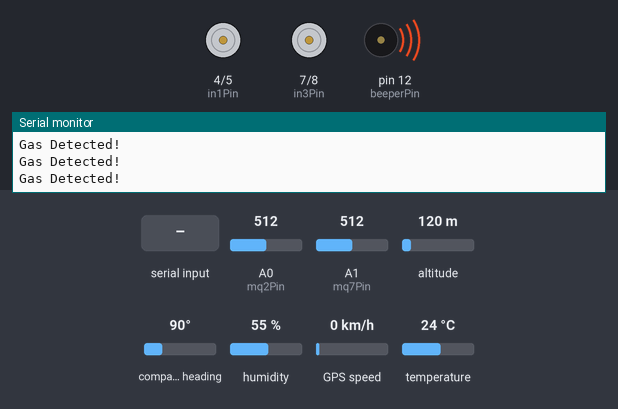
This sketch was run on a simulated Arduino Uno, built with avr-gcc and run on an emulated ATmega328P. Parts: motor-driver pin pairs drawn as motors (green arrow = first pin HIGH = forward, orange = second pin HIGH = backward, longer = more drive, scaled by the enable pin), buzzer (waves = sounding), the last lines printed to the serial monitor. The inputs (shaded band) are chosen by the test bench; at power-on: A0 (mq2Pin) = 512, A1 (mq7Pin) = 512, altitude 120 m, compass heading 90°, humidity 55 %, GPS speed 0 km/h, temperature 24 °C. The GPS gets a fix after 3 s at 37.7749, -122.4194 with 8 satellites.

Above: at 4.2 s.
4.3 s: "FORWARD\n" received over the second serial link
At 5.6 s:
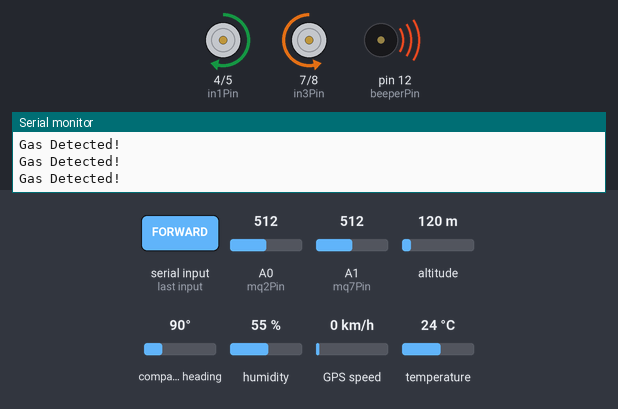
5.9 s: A0 (mq2Pin) set to 492
At 7.6 s:
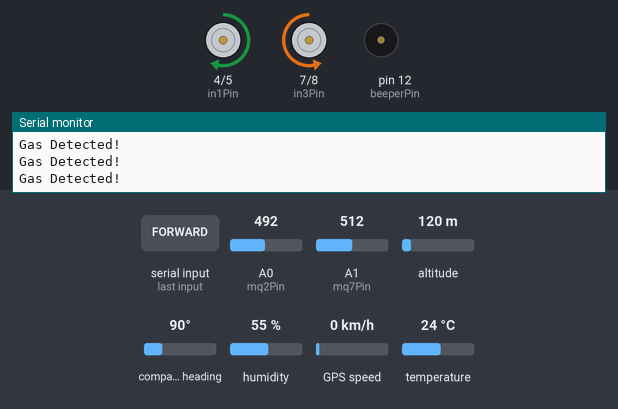
8.4 s: "BACKWARD\n" received over the second serial link
At 9.6 s:
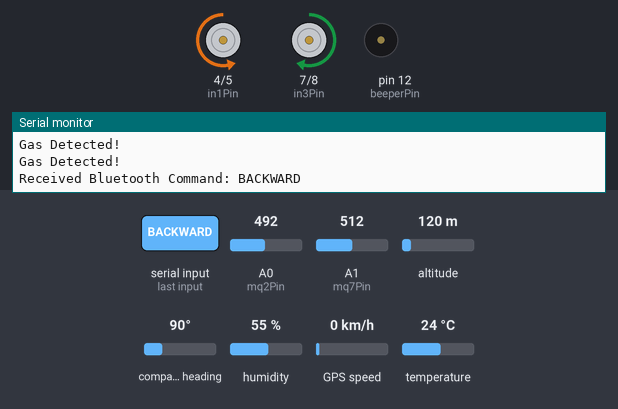
9.9 s: A1 (mq7Pin) set to 588
11.4 s: A1 (mq7Pin) set to 618
At 12.0 s:
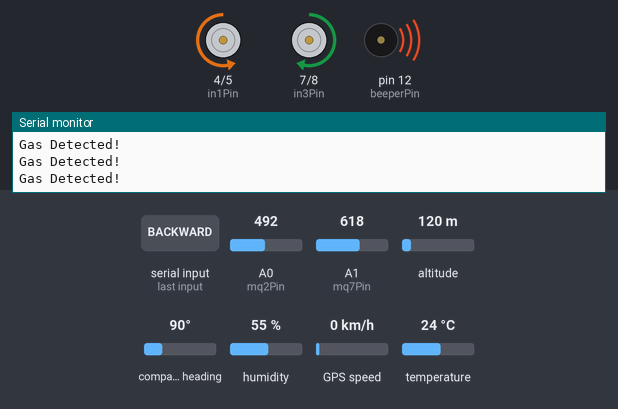
12.9 s: "LEFT\n" received over the second serial link
At 14.2 s:
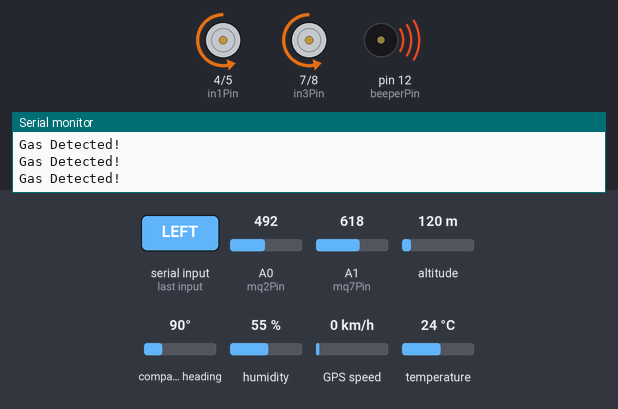
Timing chart, 0 to 15.4 s (numbered marks = the images above; inputs shaded):
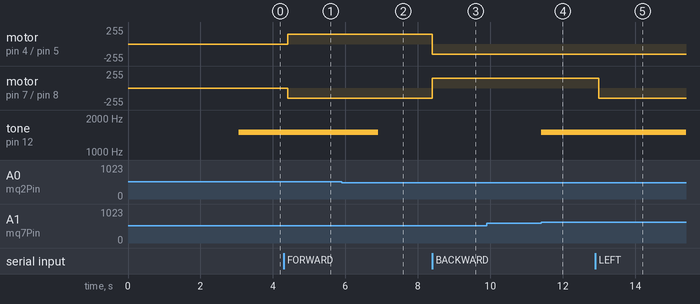

The sketch:

Smoke_Detector.ino
```cpp
#include <SoftwareSerial.h>
#include <DHT.h>
#include <TinyGPS++.h>

// Bluetooth Module HC-05
SoftwareSerial BS(9, 2); // RX, TX
int command;
unsigned long lastCommandTime = 0;
const unsigned long commandDelay = 1000;

// Gas Sensors
const int mq2Pin = A0;
const int mq7Pin = A1;

// Motor Control Functions
int motorSpeed = 150; // Initial speed

// DHT11 Sensor
const int dhtPin = 13;
#define DHTTYPE DHT11
DHT dht(dhtPin, DHTTYPE);

// NEO-6M GPS Module
SoftwareSerial gpsSerial(10, 11);
TinyGPSPlus gps;

// L298N Motor Driver Pins
const int in1Pin = 4;
const int in2Pin = 5;
const int in3Pin = 7;
const int in4Pin = 8;
const int enaPin = 3;
const int enbPin = 6;

// Beeper
const int beeperPin = 12;

// Thresholds for Gas Detection
const int mq2Threshold = 500;
const int mq7Threshold = 600;

// Beeper Frequency and Duration
const int beeperFreq = 1500;
const int beeperDuration = 1000;

// Robot State Variables
bool gasDetected = false;
String lastAlertMessage = "";
bool sendingData = false; // Flag to indicate if data is being sent

// Data sending interval (milliseconds)
const long dataInterval = 1000;
unsigned long lastDataTime = 0;

void readSensors() {
  // No need to read and print here anymore, read only when requested
  int mq2Value = analogRead(mq2Pin);
  int mq7Value = analogRead(mq7Pin);
  float humidity = dht.readHumidity();
  float temperature = dht.readTemperature();

  if (isnan(humidity) || isnan(temperature)) {
    Serial.println("Failed to read from DHT sensor!");
  }
  //gasDetected is updated here
  if (mq2Value > mq2Threshold || mq7Value > mq7Threshold) {
    gasDetected = true;
  } else {
    gasDetected = false;
  }
}

void processAlerts() {
  if (gasDetected) {
    Serial.println("Gas Detected!");
    tone(beeperPin, beeperFreq, beeperDuration);
    sendAlert("Gas Detected!");
  }
}

void sendAlert(String message) {
  // Send alert message via Bluetooth only if it's a new alert
  if (message != lastAlertMessage) {
    String alert = "ALERT:" + message; //changed
    BS.println(alert);
    Serial.print("Bluetooth Sent: ");
    Serial.println(alert);
    lastAlertMessage = message;
  }
}

void sendSensorData() {


    int mq2Value = analogRead(mq2Pin);
    int mq7Value = analogRead(mq7Pin);
    float humidity = dht.readHumidity();
    float temperature = dht.readTemperature();
    String gpsInfo = getGPSInfo();

    String sensorData = "DATA:MQ2Value:" + String(mq2Value)+"ppm"+",MQ7Value:" + String(mq7Value)+"ppm"+",Temp:"+String(temperature)+"C"+",Humidity:"+String(humidity)+"%"+","+gpsInfo;
    delay(1000);
    BS.println(sensorData);
    Serial.print("Bluetooth Sent Data: ");
    Serial.println(sensorData);
}

String getGPSInfo() {
  if (gps.location.isValid()) {
    return "Latitude:" + String(gps.location.lat(), 6) + ",Longitude:" + String(gps.location.lng(), 6);
  } else {
    return "Latitude:N/A,Longitude:N/A";
  }
}

String getDHTInfo() {
  float humidity = dht.readHumidity();
  float temperature = dht.readTemperature();
  if (isnan(humidity) || isnan(temperature)) {
    return "Humidity:N/A,Temp:N/A";
  } else {
    return "Humidity:" + String(humidity, 1) + ",Temp:" + String(temperature, 1);
  }
}

void processCommand(String command) { // Changed to String
  Serial.print("Received Bluetooth Command: ");
  Serial.println(command);

  if (command == "FORWARD") {
    forward();
  } else if (command == "BACKWARD") {
    backward();
  } else if (command == "LEFT") {
    left();
  } else if (command == "RIGHT") {
    right();
  } else if (command == "STOP") {
    stopMotors();
  } else if (command == "SPEEDUP") {
    increaseSpeed();
  } else if (command == "SPEEDDOWN") {
    decreaseSpeed();
  } else if (command == "GETDATA") { // New command to get sensor data
    sendingData = true; // Set the flag
    readSensors();      // Read the sensors immediately before sending
    sendSensorData();    // Send the data
    sendingData = false;
  } else {
    Serial.println("Unknown Command");
  }
}

void forward() {
  digitalWrite(in1Pin, HIGH);
  digitalWrite(in2Pin, LOW);
  digitalWrite(in3Pin, LOW);
  digitalWrite(in4Pin, HIGH);
  analogWrite(enaPin, motorSpeed);
  analogWrite(enbPin, motorSpeed);
}

void backward() {
  digitalWrite(in1Pin, LOW);
  digitalWrite(in2Pin, HIGH);
  digitalWrite(in3Pin, HIGH);
  digitalWrite(in4Pin, LOW);
  analogWrite(enaPin, motorSpeed);
  analogWrite(enbPin, motorSpeed);
}

void left() {
  digitalWrite(in1Pin, LOW);
  digitalWrite(in2Pin, HIGH);
  digitalWrite(in3Pin, LOW);
  digitalWrite(in4Pin, HIGH);
  analogWrite(enaPin, motorSpeed);
  analogWrite(enbPin, motorSpeed);
}

void right() {
  digitalWrite(in1Pin, HIGH);
  digitalWrite(in2Pin, LOW);
  digitalWrite(in3Pin, HIGH);
  digitalWrite(in4Pin, LOW);
  analogWrite(enaPin, motorSpeed);
  analogWrite(enbPin, motorSpeed);
}

void stopMotors() {
  digitalWrite(in1Pin, LOW);
  digitalWrite(in2Pin, LOW);
  digitalWrite(in3Pin, LOW);
  digitalWrite(in4Pin, LOW);
  analogWrite(enaPin, 0);
  analogWrite(enbPin, 0);
}

void increaseSpeed() {
  motorSpeed = min(255, motorSpeed + 20);
  Serial.print("Speed increased to: ");
  Serial.println(motorSpeed);
}

void decreaseSpeed() {
  motorSpeed = max(0, motorSpeed - 20);
  Serial.print("Speed decreased to: ");
  Serial.println(motorSpeed);
}

void readGPS() {
  while (gpsSerial.available() > 0) {
    if (gps.encode(gpsSerial.read())) {
    }
  }
}

void setup() {
  BS.begin(9600);
  Serial.begin(4800);

  //gpsSerial.begin(4800);
  dht.begin();
  pinMode(beeperPin, OUTPUT);

  // Motor Driver Pins as Outputs
  pinMode(in1Pin, OUTPUT);
  pinMode(in2Pin, OUTPUT);
  pinMode(in3Pin, OUTPUT);
  pinMode(in4Pin, OUTPUT);
  pinMode(enaPin, OUTPUT);
  pinMode(enbPin, OUTPUT);
  stopMotors();
  delay(3000);

  Serial.println("Gas Detection Robot Initialized!");
}

void loop() {
  readGPS();
  readSensors();  //keep reading sensors.
  processAlerts(); //check for alerts

  if (BS.available()) {
    String command = BS.readStringUntil('\n'); // Read until newline
    command.trim(); // Remove leading/trailing spaces
    if (!sendingData) { // Only process commands if not sending data
      processCommand(command);
    }
  }
  if (sendingData) {
    sendSensorData();
  }
}
```

Measured:
- the behaviour switches between 501 and 500 on A0 (mq2Pin) (found by bisection; images 1 and 2)
- the behaviour switches between 600 and 601 on A1 (mq7Pin) (found by bisection; images 3 and 4)
- after the input at 4.3 s, motor on pin 4 (in1Pin) / pin 5 (in2Pin): stopped → forward 150/255 after 0.10 s; motor on pin 7 (in3Pin) / pin 8 (in4Pin): stopped → backward 150/255 after 0.10 s
- after the input at 5.9 s, tone on pin 12 (beeperPin): 1500 Hz → silent after 1.0 s
- after the input at 8.4 s, motor on pin 4 (in1Pin) / pin 5 (in2Pin): forward 150/255 → backward 150/255 at once; motor on pin 7 (in3Pin) / pin 8 (in4Pin): backward 150/255 → forward 150/255 at once
- after the input at 9.9 s, every drawn part: stays the same
- after the input at 11.4 s, tone on pin 12 (beeperPin): silent → 1500 Hz at once
- after the input at 12.9 s, motor on pin 7 (in3Pin) / pin 8 (in4Pin): forward 150/255 → backward 150/255 after 0.09 s
